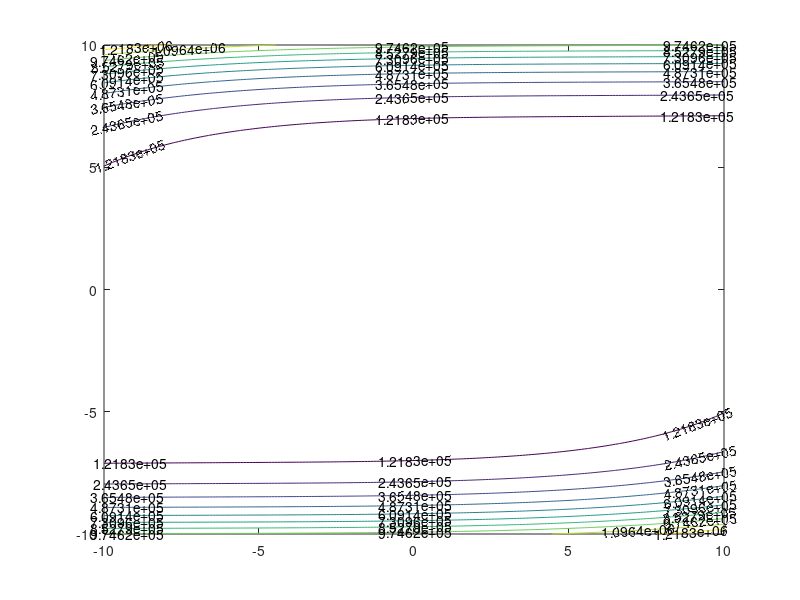

Write MATLAB code to recreate this figure.
clear;
clc;

x1 = (-10:0.1:10);
x2 = (-10:0.1:10);
y = zeros(201,201);
for i=1:201
    for j=1:201
        y(i,j) =  (x1(i).^3 - x2(j)).^2 + 2*(x2(j) - x1(i)).^4;
    end
end

contour(x1,x2,y,'ShowText','on');